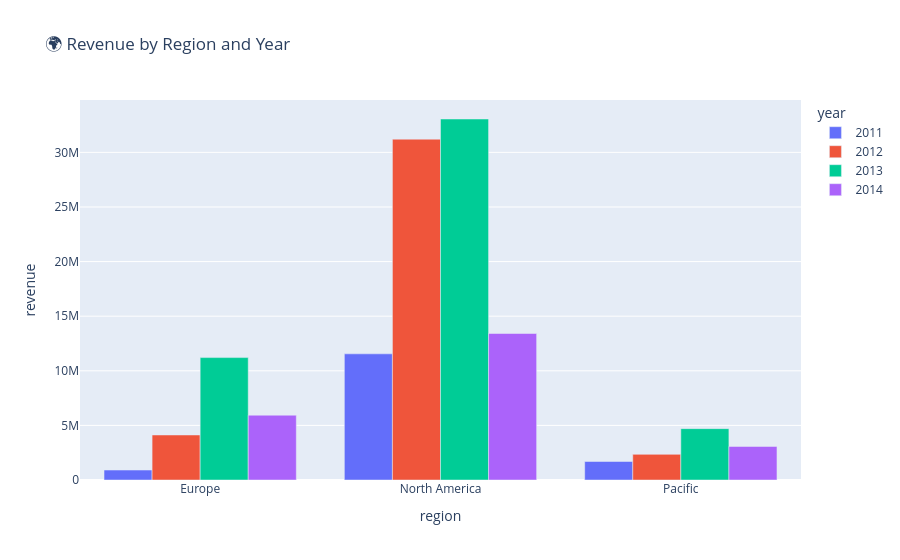

The notebook cell this image was saved under:
### Markdown cell above
## 2.1 Grouped Bar Chart

### Code cell
# Revenue by region and year
df_region_year = conn.execute("""
    SELECT 
        t."Group" AS region,
        YEAR(so.OrderDate) AS year,
        ROUND(SUM(so.TotalDue), 2) AS revenue
    FROM sales_orders so 
    JOIN territories t ON so.TerritoryID = t.TerritoryID
    GROUP BY 1, 2
    ORDER BY 1, 2
""").df()
df_region_year['year'] = df_region_year['year'].astype(str)

# Grouped bar chart
fig = px.bar(
    df_region_year,
    x='region',
    y='revenue',
    color='year',
    barmode='group',
    title='🌍 Revenue by Region and Year'
)
fig.show()

### Figure 1 — Plotly figure (JSON) as saved in the notebook; plotly's stock layout.template omitted (floating-point values rounded to 4 significant figures)
{"data": [{"alignmentgroup": "True", "hovertemplate": "year=2011<br>region=%{x}<br>revenue=%{y}<extra></extra>", "legendgroup": "2011", "marker": {"color": "#636efa", "pattern": {"shape": ""}}, "name": "2011", "offsetgroup": "2011", "orientation": "v", "showlegend": true, "textposition": "auto", "type": "bar", "x": ["Europe", "North America", "Pacific"], "xaxis": "x", "y": [910000.0, 11550000.0, 1693000.0], "yaxis": "y"}, {"alignmentgroup": "True", "hovertemplate": "year=2012<br>region=%{x}<br>revenue=%{y}<extra></extra>", "legendgroup": "2012", "marker": {"color": "#EF553B", "pattern": {"shape": ""}}, "name": "2012", "offsetgroup": "2012", "orientation": "v", "showlegend": true, "textposition": "auto", "type": "bar", "x": ["Europe", "North America", "Pacific"], "xaxis": "x", "y": [4121000.0, 31210000.0, 2348000.0], "yaxis": "y"}, {"alignmentgroup": "True", "hovertemplate": "year=2013<br>region=%{x}<br>revenue=%{y}<extra></extra>", "legendgroup": "2013", "marker": {"color": "#00cc96", "pattern": {"shape": ""}}, "name": "2013", "offsetgroup": "2013", "orientation": "v", "showlegend": true, "textposition": "auto", "type": "bar", "x": ["Europe", "North America", "Pacific"], "xaxis": "x", "y": [11210000.0, 33050000.0, 4702000.0], "yaxis": "y"}, {"alignmentgroup": "True", "hovertemplate": "year=2014<br>region=%{x}<br>revenue=%{y}<extra></extra>", "legendgroup": "2014", "marker": {"color": "#ab63fa", "pattern": {"shape": ""}}, "name": "2014", "offsetgroup": "2014", "orientation": "v", "showlegend": true, "textposition": "auto", "type": "bar", "x": ["Europe", "North America", "Pacific"], "xaxis": "x", "y": [5934000.0, 13410000.0, 3071000.0], "yaxis": "y"}], "layout": {"barmode": "group", "legend": {"title": {"text": "year"}, "tracegroupgap": 0}, "title": {"text": "🌍 Revenue by Region and Year"}, "xaxis": {"anchor": "y", "domain": [0, 1], "title": {"text": "region"}}, "yaxis": {"anchor": "x", "domain": [0, 1], "title": {"text": "revenue"}}}}
